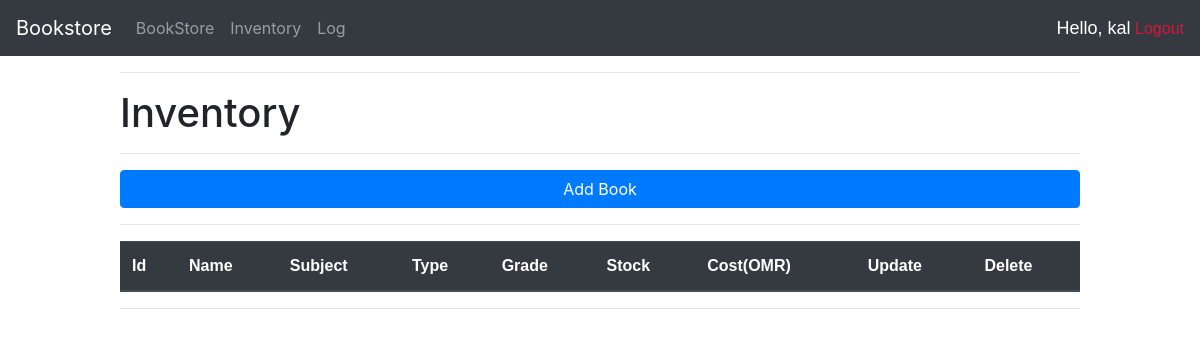
/inventory/ (signed in), run on an earlier commit of the app's database.
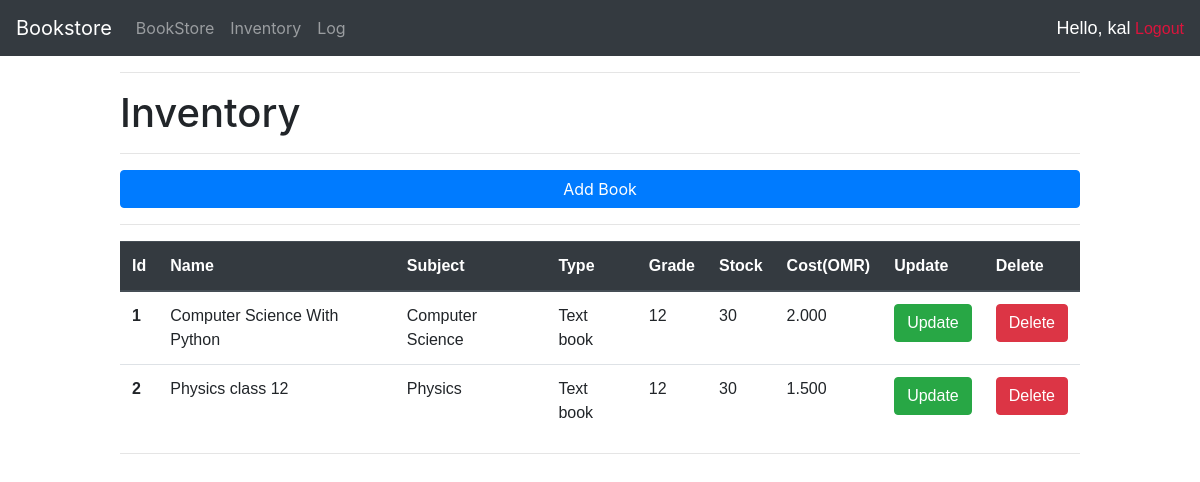
And on a later commit of the database.
### inventory/models.py (models this page shows, shortened)
class Book(models.Model) :
    subject_choice = (('English', 'English'),
                    ('Math', 'Math'),
                    ('Science', 'Science'),
                    ('Physics', 'Physics'),
                    ('Chemestry', 'Chemestry'),
                    ('Biology', 'Biology'),
                    ('Computer Science', 'Computer Science'),
                    ('Social Studies', 'Social Studies'),
                    ('Hindi', 'Hindi'),
                    ('Arabic', 'Arabic'),
                    )
    type_choice = (('Text book', 'Text book'),
                    ('Long note book', 'Long note book'),
                    ('Short note book', 'Short note book')
                    )
    grade_choice = (('1', '1'),
                    ('2', '2'),
                    ('3', '3'),
                    ('4', '4'),
                    ('5', '5'),
                    ('6', '6'),
                    ('7', '7'),
                    ('8', '8'),
                    ('9', '9'),
                    ('10','10'),
                    ('11','11'),
                    ('12','12'),
                    ('All', 'All')
                    )
    name = models.CharField(max_length=100)
    subject = models.CharField(max_length=100, choices=subject_choice)
    book_type = models.CharField(max_length=100, choices=type_choice)
    garde = models.CharField(max_length=100, choices=grade_choice)
    stock = models.IntegerField()
    cost = models.DecimalField(max_digits=10, decimal_places=3)

### inventory/views.py (the view)
# urls.py: 2. Add a URL to urlpatterns:  path('', views.home, name='home')
@login_required(login_url='login')
def home(request) :
    books = Book.objects.all()
    context = {'books':books}
    return(render(request, 'inventory/home.html', context))

### inventory/templates/inventory/home.html (shortened to what this page needs)
{% extends 'inventory/main.html' %}
{% block content %}
    <hr>
    <h1>Inventory</h1>
    <hr>
    <a href="{% url 'add' %}" class="btn btn-primary" id="add">Add Book</a>
    <hr>
    <table class="table">
        <thead class="thead-dark">
        <tr>
            <th scope="col">Id</th>
            <th scope="col">Name</th>
            <th scope="col">Subject</th>
            <th scope="col">Type</th>
            <th scope="col">Grade</th>
            <th scope="col">Stock</th>
            <th scope="col">Cost(OMR)</th>
            <th scope="col">Update</th>
            <th scope="col">Delete</th>
        </tr>
        </thead>
        <tbody>
        {% for book in books %}
            <tr>
                <th scope="row">{{book.id}}</th>
                <td>{{book.name}}</td>
                <td>{{book.subject}}</td>
                <td>{{book.book_type}}</td>
                <td>{{book.garde}}</td>
                <td>{{book.stock}}</td>
                <td>{{book.cost}}</td>
                <td><a href="{% url 'update' book.id %}" class="btn btn-success">Update</a></td>
                <td><a href="{% url 'delete' book.id %}" class="btn btn-danger">Delete</a></td>
            </tr>
        {% endfor %}
        </tbody>
    </table>
    <hr>
{% endblock %}

### inventory/templates/inventory/main.html (shortened to what this page needs)
<!DOCTYPE html>
<html>
<head>
    <link rel="stylesheet" href="https://stackpath.bootstrapcdn.com/bootstrap/4.4.1/css/bootstrap.min.css">
</head>
{% include 'inventory/navbar.html' %}
<body>
    <div class='content'>
        {% block content %}
        {% endblock %}
    </div>
</body>
</html>

### inventory/templates/inventory/navbar.html (shortened to what this page needs)
<nav class="navbar navbar-expand-lg navbar-dark bg-dark">
    <a class="navbar-brand" href="{% url 'home' %}">Bookstore</a>
    <div class="collapse navbar-collapse" id="navbarNavAltMarkup">
      <div class="navbar-nav">
        <a class="nav-item nav-link" href="#">BookStore</a>
        <a class="nav-item nav-link" href="{% url 'home' %}">Inventory</a>
        <a class="nav-item nav-link" href="{% url 'log' %}">Log</a>
      </div>
    </div>
    <div>
      <span id="username">Hello, {{request.user}}</span>
      <span><a href="#" id="logout">Logout</a></span>
    </div>
</nav>

### inventory/templates/inventory/navbar.html (style rules this page uses)
#logout { color: crimson; font-family: Arial, Helvetica, sans-serif; }
#username { color: white; font-size: 18px; font-family: Arial, Helvetica, sans-serif; }

### inventory/templates/inventory/home.html (style rules this page uses)
#add { width: 100%; }
.table { font-family: Arial, Helvetica, sans-serif; }

### inventory/templates/inventory/main.html (style rules this page uses)
.content { margin: auto; width: 80%; }

What changed in the data, as far as the page shows it:
added Book: id "1", name "Computer Science With Python", subject "Computer Science", book_type "Text book", garde "12", stock "30", cost "2.000"
added Book: id "2", name "Physics class 12", subject "Physics", book_type "Text book", garde "12", stock "30", cost "1.500"
